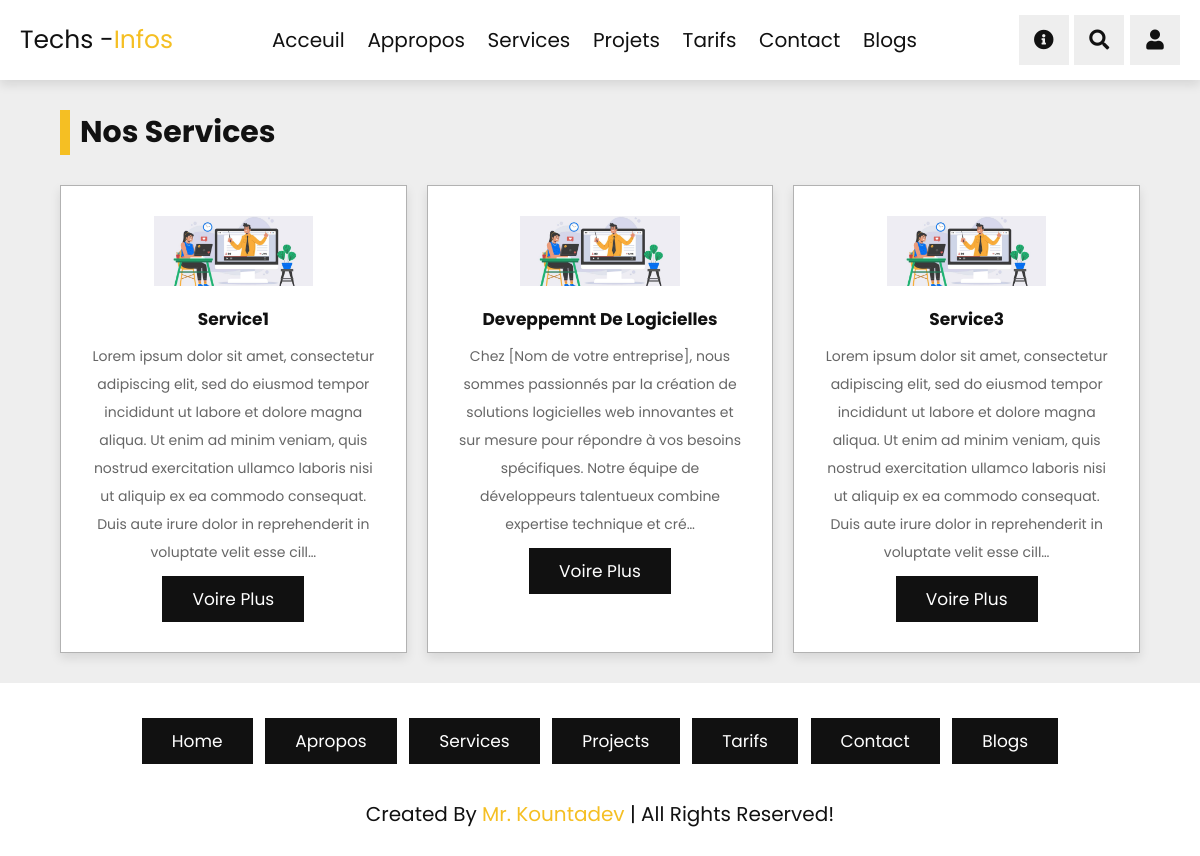
/services, run on an earlier commit of the app's database.
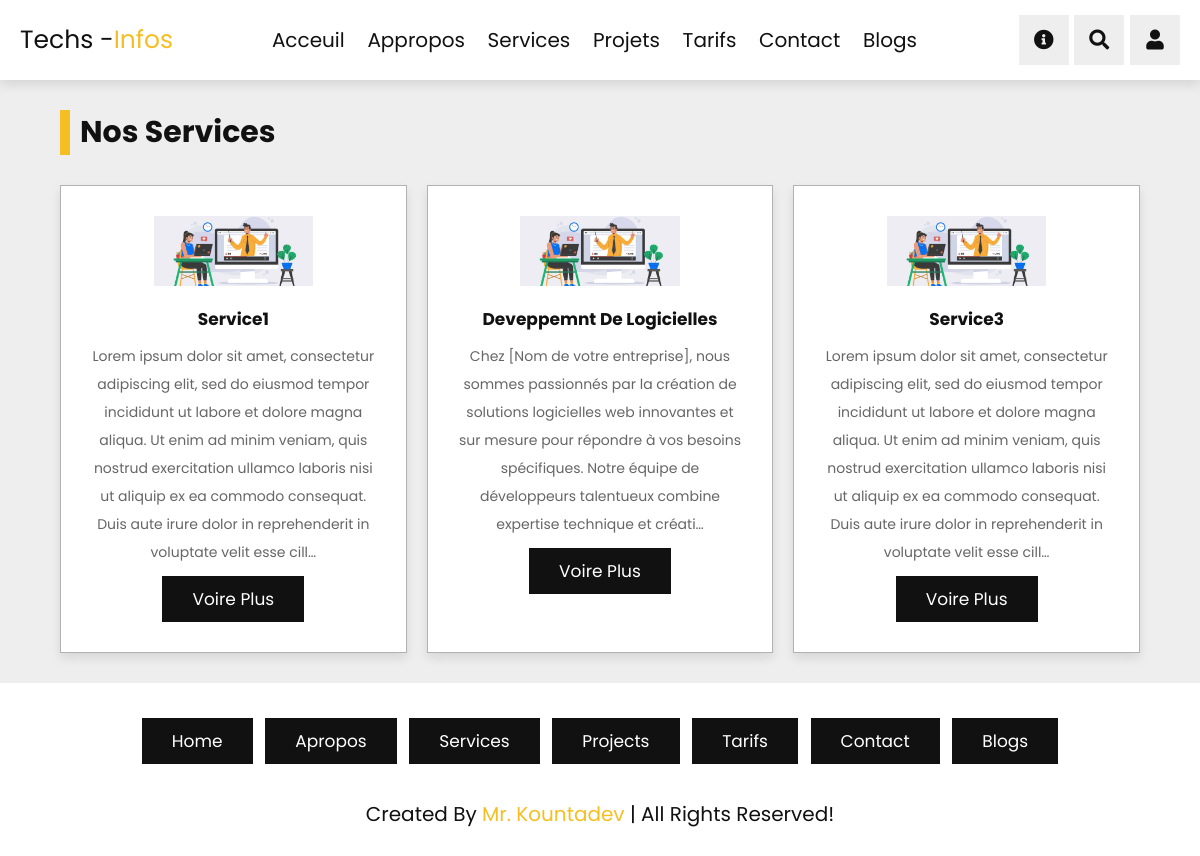
And on a later commit of the database.
### tech/models.py (models this page shows)
class Services(models.Model):
    title = models.CharField(max_length=5000)
    description = RichTextField()
    image = models.ImageField()
    date = models.DateField(auto_now_add=True)

### tech/views.py (the view)
# urls.py: path("services", views.service, name="services"),
def service(request):
    myservice = Services.objects.all()
    context = {
        "myservice": myservice
    }
    return render(request, "solution/services.html", context)

### tech/templates/solution/services.html (shortened to what this page needs)
{% extends 'base.html' %} {% load static %} {% block content %}
<section class="services" id="services">
   <h1 class="heading"> Nos services </h1>
   <div class="box-container">
      {% for services in myservice %}
      <div class="box">
         <img src="{{services.image.url}}" alt="">
         <h3>{{services.title}}</h3>
         <p>{{services.description|truncatechars:300|safe}}</p>
         <a href="#services" class="btn">voire plus</a>
      </div>
      {% endfor %}
   </div>
</section>
{% endblock content %}

What changed in the data, as far as the page shows it:
changed Services "Deveppemnt De Logicielles": description "…combine expertise technique et cré…" → "…combine expertise technique et créati…"
